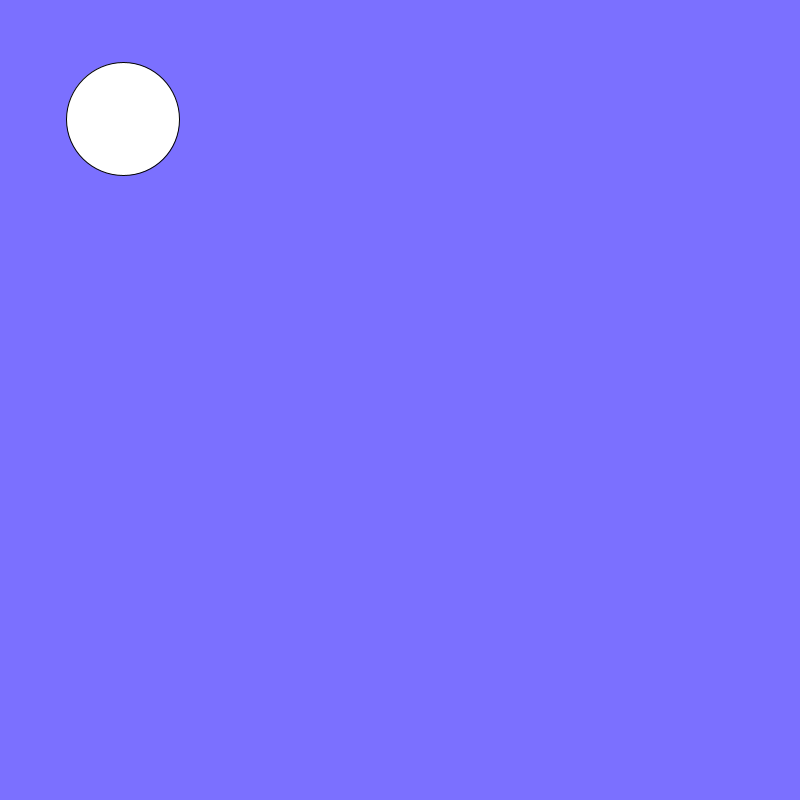
Frame 1 (no input)
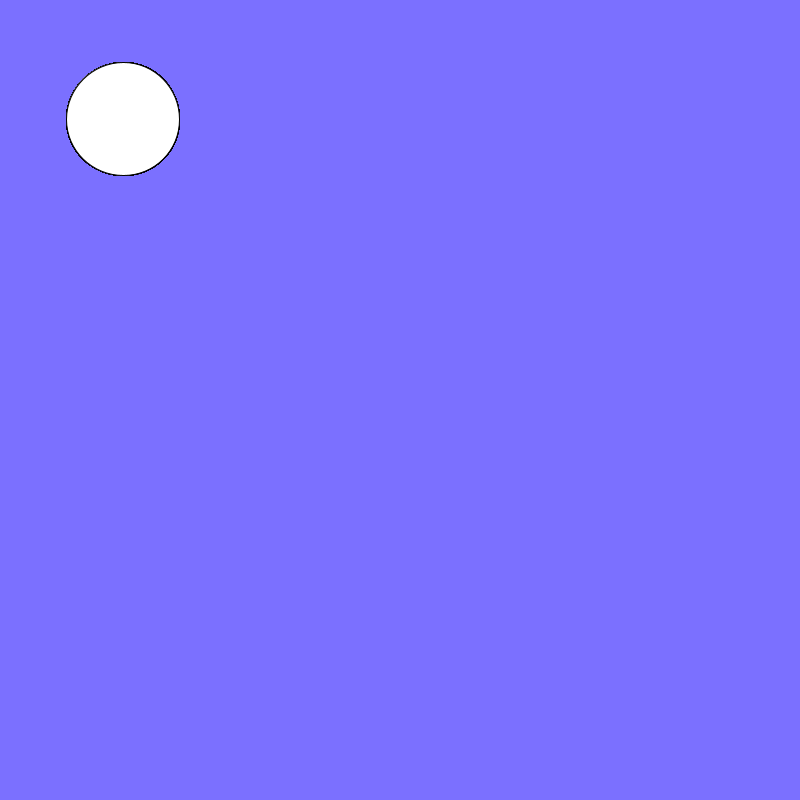
Frame 60 (the mouse pressed at the canvas centre just before this capture)
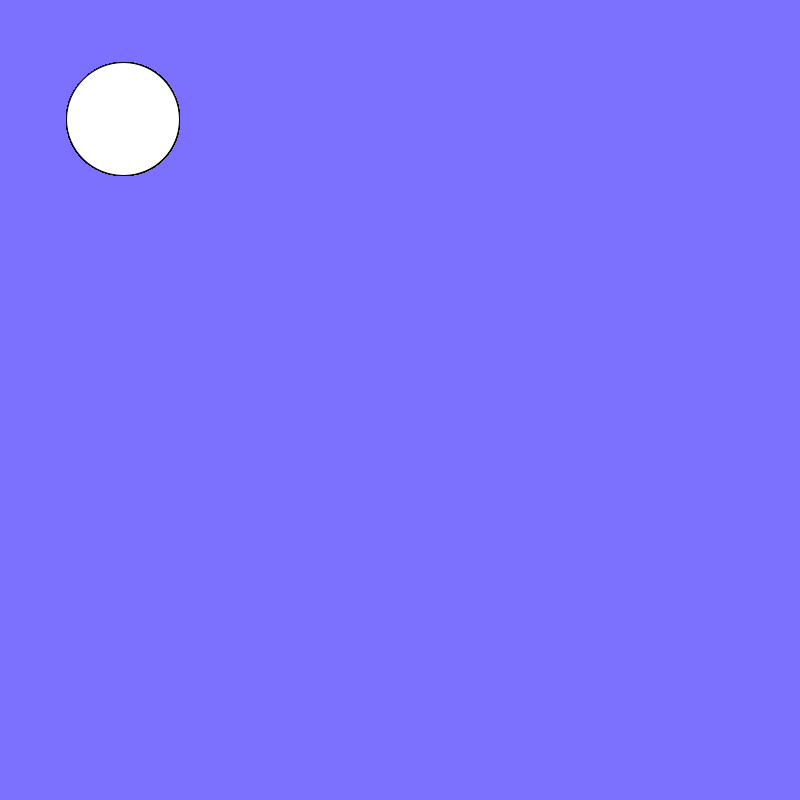
Frame 120 (the mouse held since frame 60 and released just before this capture)

The Processing sketch that drew these frames (run headless with seeded random() and noise(); from frame 60 on, the mouse is pressed at the canvas centre):

// Processing sketch: Silippppppppppppperydot
// ── Silippppppppppppperydot.pde
int distance;
int x = 123;
int y = 119;
int s = 113;
void setup() {
  size(800,800);
background(123,112,314);
}
void draw(){
ellipse(x,y,s,s);
if(mousePressed){
  distance = getDistance(mouseX,mouseY,x,y);
  println(distance);
}  
}

int getDistance(int x1, int y1, int x2, int y2) { //<>//
      return (int)Math.sqrt(Math.pow((x1-x2),2) + Math.pow((y1-y2),2));





}
